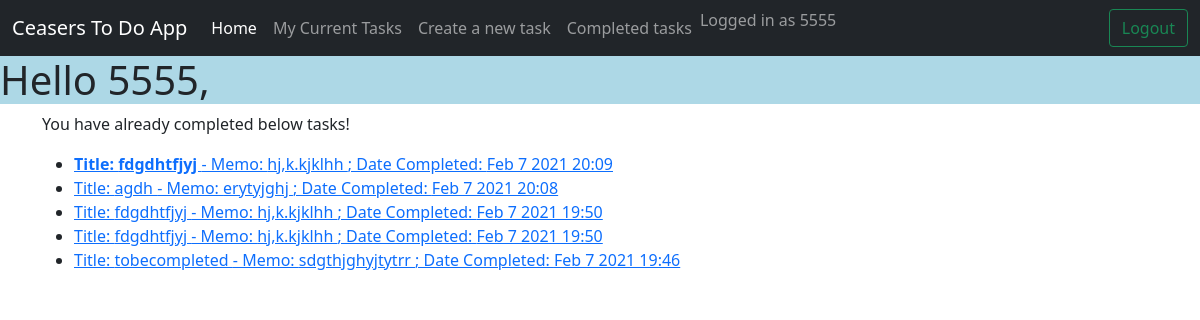
Page /completedtasks/ (signed in) on the committed database.
### todos/models.py (models this page shows, shortened)
class ToDo(models.Model):
    title = models.CharField(max_length=30)
    memo = models.TextField(blank = True)
    date_created = models.DateTimeField(auto_now_add = True)
    date_completed = models.DateTimeField(null = True, blank = True)
    important = models.BooleanField(default = False)
    user = models.ForeignKey(User, on_delete = models.CASCADE,default='')

### todos/views.py (the view)
# urls.py: path('completedtasks/', views.completedtasks , name = 'completedtasks' ),
@login_required
def completedtasks(request):
	completed_tasks = ToDo.objects.filter(user = request.user, date_completed__isnull = False).order_by('-date_completed')
	return render(request, 'todos/completedtasks.html',{'completed_tasks': completed_tasks } )

### todos/templates/todos/completedtasks.html
{% extends 'todos/base.html' %}
{% block content %}
	<p>
		You have already completed below tasks!
	</p>
	<ul>
		{% for completed_task in completed_tasks %}
			<form >
		        <li>
		          <a href = "{% url 'viewtodos' completed_task.id %}" type = "submit">
		            {% if completed_task.important %} <b> {% endif %}
		            Title: {{ completed_task.title }}
		            {% if completed_task.important %} </b> {% endif %}
		            {% if completed_task.memo %} - Memo: {{ completed_task.memo }} {% endif %}
		             ; Date Completed: {{ completed_task.date_completed|date:'M j Y H:i' }}
		          </a>
		        </li>
	      </form>
	    {% endfor %}
	</ul>
{% endblock %}

### todos/templates/todos/base.html (shortened to what this page needs)
<!doctype html>
{% load static %}
<html lang="en">
	<head>
		{% load static %}
	    <link href="https://cdn.jsdelivr.net/npm/bootstrap@5.0.0-beta1/dist/css/bootstrap.min.css" rel="stylesheet">
	</head>
	<body >
		{% if user.is_authenticated %}
		<nav class="navbar navbar-expand-lg navbar-dark bg-dark" style="background-color: #e3f2fd;">
		  <div class="container-fluid">
		    <a class="navbar-brand" href="#">Ceasers To Do App</a>
		    <div class="collapse navbar-collapse" id="navbarSupportedContent">
		      <ul class="navbar-nav me-auto mb-2 mb-lg-0">
		        <li class="nav-item">
		          <a class="nav-link active" aria-current="page" href="{% url 'todoshome' %}">Home</a>
		        </li>
		        <li class="nav-item">
		          <a class="nav-link" href="{% url 'currenttasks' %}">My Current Tasks</a>
		        </li>
		        <li class="nav-item">
		          <a class="nav-link" href="{% url 'createtodos' %}">Create a new task</a>
		        </li>
		        <li class="nav-item">
		          <a class="nav-link" href="{% url 'completedtasks' %}">Completed tasks</a>
		        </li>
		        <li class="nav-item">
			        <span class="navbar-text">
	      				Logged in as {{ user.username }}
	    			</span>
		        </li>
		      </ul>
		      <form class="d-flex" action= "{% url 'logoutuser' %}" method = 'POST'>
				<button class="btn btn-outline-success" type = "submit"> Logout</button>
			  </form>
		    </div>
		  </div>
		</nav>
		<div class="page-header" style = "background-color:lightblue;" >
     	   <h1>Hello {{ user.username }}, <br>
       	</div>
		{% endif %}
		<div class="content container">
	        <div class="row">
	            <div class="col-md-8">
	            {% block content %}
	            {% endblock %}
	            </div>
	        </div>
    	</div>
	</body>
</html>

### rows in the picture
ToDo: title "fdgdhtfjyj", memo "hj,k.kjklhh", date_completed "Feb 7 2021 20:09"
ToDo: title "agdh", memo "erytyjghj", date_completed "Feb 7 2021 20:08"
ToDo: title "fdgdhtfjyj", memo "hj,k.kjklhh", date_completed "Feb 7 2021 19:50"
ToDo: title "fdgdhtfjyj", memo "hj,k.kjklhh", date_completed "Feb 7 2021 19:50"
ToDo: title "tobecompleted", memo "sdgthjghyjtytrr", date_completed "Feb 7 2021 19:46"

### other values in the picture
{{ user.username }} "5555"
